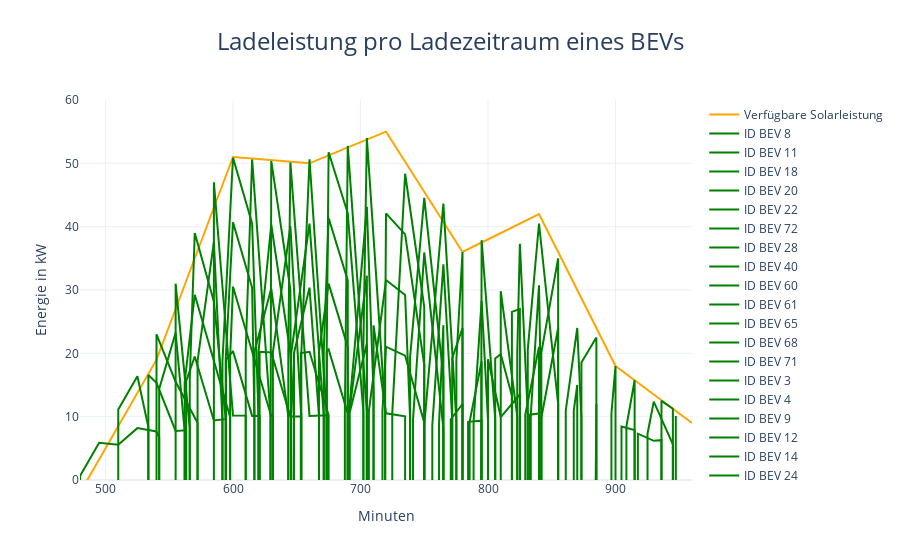

This figure's notebook cell:
### Code cell
figureGeneration.create_charging_power_figure(simulation_day, solarpeakleistung, bev_data, minute_interval)

### Figure 1 — Plotly figure (JSON) as saved in the notebook; plotly's stock layout.template omitted (floating-point values rounded to 4 significant figures)
{"data": [{"line": {"color": "orange"}, "name": "Verfügbare Solarleistung", "type": "scatter", "x": [480, 495, 510, 525, 540, 555, 570, 585, 600, 615, 630, 645, 660, 675, 690, 705, 720, 735, 750, 765, 780, 795, 810, 825, 840, 855, 870, 885, 900, 915, 930, 945, 960], "y": [-2, 3.25, 8.5, 13.75, 19, 27, 35, 43, 51, 50.75, 50.5, 50.25, 50, 51.25, 52.5, 53.75, 55, 50.25, 45.5, 40.75, 36, 37.5, 39, 40.5, 42, 36, 30, 24, 18, 15.75, 13.5, 11.25, 9]}, {"line": {"color": "green"}, "mode": "lines", "name": "ID BEV 8", "type": "scatter", "x": [480, 480, 495, 510, 525, 540, 542.1, 542.1], "y": [0, 0.62, 5.87, 5.56, 8.19, 7.667, 6.71, 0]}, {"line": {"color": "green"}, "mode": "lines", "name": "ID BEV 11", "type": "scatter", "x": [510, 510, 525, 533.6, 533.6], "y": [0, 11.12, 16.38, 8.38, 0]}, {"line": {"color": "green"}, "mode": "lines", "name": "ID BEV 18", "type": "scatter", "x": [533.6, 533.6, 540, 555, 563.3, 563.3], "y": [0, 16.57, 15.33, 7.75, 7.85, 0]}, {"line": {"color": "green"}, "mode": "lines", "name": "ID BEV 20", "type": "scatter", "x": [540, 540, 555, 570, 572.2, 572.2], "y": [0, 23, 15.5, 9.75, 9.045, 0]}, {"line": {"color": "green"}, "mode": "lines", "name": "ID BEV 22", "type": "scatter", "x": [542.1, 542.1, 555, 562.1, 562.1], "y": [0, 14.38, 23.25, 7.697, 0]}, {"line": {"color": "green"}, "mode": "lines", "name": "ID BEV 72", "type": "scatter", "x": [555, 555, 566.1, 566.1], "y": [0, 31, 8.227, 0]}, {"line": {"color": "green"}, "mode": "lines", "name": "ID BEV 28", "type": "scatter", "x": [563.3, 563.3, 570, 585, 594.5, 594.5], "y": [0, 15.6, 19.5, 9.4, 9.614, 0]}, {"line": {"color": "green"}, "mode": "lines", "name": "ID BEV 40", "type": "scatter", "x": [562.1, 562.1, 570, 585, 597.7, 597.7], "y": [0, 15.45, 29.25, 18.8, 9.958, 0]}, {"line": {"color": "green"}, "mode": "lines", "name": "ID BEV 60", "type": "scatter", "x": [566.1, 566.1, 570, 585, 594.3, 594.3], "y": [0, 15.98, 39, 28.2, 9.59, 0]}, {"line": {"color": "green"}, "mode": "lines", "name": "ID BEV 61", "type": "scatter", "x": [572.2, 572.2, 585, 591.7, 591.7], "y": [0, 18.8, 37.6, 9.318, 0]}, {"line": {"color": "green"}, "mode": "lines", "name": "ID BEV 65", "type": "scatter", "x": [585, 585, 600, 610.0, 610.0], "y": [0, 47, 10.18, 10.17, 0]}, {"line": {"color": "green"}, "mode": "lines", "name": "ID BEV 68", "type": "scatter", "x": [594.5, 594.5, 600, 615, 620.9, 620.9], "y": [0, 19.01, 20.35, 10.12, 10.13, 0]}, {"line": {"color": "green"}, "mode": "lines", "name": "ID BEV 71", "type": "scatter", "x": [597.7, 597.7, 600, 615, 630, 631.3, 631.3], "y": [0, 19.36, 30.53, 20.25, 10.08, 10.1, 0]}, {"line": {"color": "green"}, "mode": "lines", "name": "ID BEV 3", "type": "scatter", "x": [594.3, 594.3, 600, 615, 616.8, 616.8], "y": [0, 18.99, 40.7, 30.37, 10.14, 0]}, {"line": {"color": "green"}, "mode": "lines", "name": "ID BEV 4", "type": "scatter", "x": [591.7, 591.7, 600, 615, 620.0, 620.0], "y": [0, 18.72, 50.88, 40.5, 10.13, 0]}, {"line": {"color": "green"}, "mode": "lines", "name": "ID BEV 9", "type": "scatter", "x": [610.0, 610.0, 615, 629.4, 629.4], "y": [0, 20.34, 50.62, 10.1, 0]}, {"line": {"color": "green"}, "mode": "lines", "name": "ID BEV 12", "type": "scatter", "x": [620.9, 620.9, 630, 645, 653.3, 653.3], "y": [0, 20.25, 20.15, 10.02, 10.02, 0]}, {"line": {"color": "green"}, "mode": "lines", "name": "ID BEV 14", "type": "scatter", "x": [616.8, 616.8, 630, 643.4, 643.4], "y": [0, 20.27, 30.23, 10.06, 0]}, {"line": {"color": "green"}, "mode": "lines", "name": "ID BEV 24", "type": "scatter", "x": [620.0, 620.0, 630, 645, 647.8, 647.8], "y": [0, 20.26, 40.3, 20.05, 10.04, 0]}, {"line": {"color": "green"}, "mode": "lines", "name": "ID BEV 26", "type": "scatter", "x": [629.4, 629.4, 630, 645, 645.7, 645.7], "y": [0, 20.23, 50.38, 30.07, 10.05, 0]}, {"line": {"color": "green"}, "mode": "lines", "name": "ID BEV 42", "type": "scatter", "x": [631.3, 631.3, 645, 653.6, 653.6], "y": [0, 20.17, 40.1, 10.02, 0]}, {"line": {"color": "green"}, "mode": "lines", "name": "ID BEV 66", "type": "scatter", "x": [643.4, 643.4, 645, 660, 673.5, 673.5], "y": [0, 20.13, 50.12, 10.12, 10.23, 0]}, {"line": {"color": "green"}, "mode": "lines", "name": "ID BEV 69", "type": "scatter", "x": [653.3, 653.3, 660, 675, 675], "y": [0, 20.05, 20.25, 10.25, 0]}, {"line": {"color": "green"}, "mode": "lines", "name": "ID BEV 73", "type": "scatter", "x": [647.8, 647.8, 660, 667.4, 667.4], "y": [0, 20.06, 30.37, 10.12, 0]}, {"line": {"color": "green"}, "mode": "lines", "name": "ID BEV 74", "type": "scatter", "x": [645.7, 645.7, 660, 671.2, 671.2], "y": [0, 20.07, 40.5, 10.19, 0]}, {"line": {"color": "green"}, "mode": "lines", "name": "ID BEV 2", "type": "scatter", "x": [653.6, 653.6, 660, 673.5, 673.5], "y": [0, 20.05, 50.62, 10.23, 0]}, {"line": {"color": "green"}, "mode": "lines", "name": "ID BEV 5", "type": "scatter", "x": [673.5, 673.5, 675, 690, 690], "y": [0, 20.35, 20.63, 10.5, 0]}, {"line": {"color": "green"}, "mode": "lines", "name": "ID BEV 27", "type": "scatter", "x": [667.4, 667.4, 675, 690, 690], "y": [0, 20.25, 31.0, 21, 0]}, {"line": {"color": "green"}, "mode": "lines", "name": "ID BEV 36", "type": "scatter", "x": [671.2, 671.2, 675, 690, 690], "y": [0, 20.31, 41.38, 31.5, 0]}, {"line": {"color": "green"}, "mode": "lines", "name": "ID BEV 41", "type": "scatter", "x": [673.5, 673.5, 675, 690, 702.3, 702.3], "y": [0, 20.35, 51.75, 42.12, 10.7, 0]}, {"line": {"color": "green"}, "mode": "lines", "name": "ID BEV 38", "type": "scatter", "x": [687.7, 687.7, 690, 705, 705], "y": [0, 10.38, 52.75, 10.75, 0]}, {"line": {"color": "green"}, "mode": "lines", "name": "ID BEV 0", "type": "scatter", "x": [691.5, 691.5, 705, 705], "y": [0, 10.62, 21.5, 0]}, {"line": {"color": "green"}, "mode": "lines", "name": "ID BEV 54", "type": "scatter", "x": [691.2, 691.2, 705, 705], "y": [0, 10.62, 32.25, 0]}, {"line": {"color": "green"}, "mode": "lines", "name": "ID BEV 57", "type": "scatter", "x": [690.9, 690.9, 705, 710.2, 710.2], "y": [0, 10.62, 43.13, 13.55, 0]}, {"line": {"color": "green"}, "mode": "lines", "name": "ID BEV 55", "type": "scatter", "x": [702.3, 702.3, 705, 719.4, 719.4], "y": [0, 21.33, 54.0, 10.99, 0]}, {"line": {"color": "green"}, "mode": "lines", "name": "ID BEV 52", "type": "scatter", "x": [710.2, 710.2, 720, 735, 735], "y": [0, 24.42, 10.52, 10.05, 0]}, {"line": {"color": "green"}, "mode": "lines", "name": "ID BEV 53", "type": "scatter", "x": [717.2, 717.2, 720, 735, 750, 750], "y": [0, 10.88, 21.05, 19.63, 9.1, 0]}, {"line": {"color": "green"}, "mode": "lines", "name": "ID BEV 63", "type": "scatter", "x": [706.6, 706.6, 720, 735, 738.9, 738.9], "y": [0, 10.88, 31.57, 29.2, 9.804, 0]}, {"line": {"color": "green"}, "mode": "lines", "name": "ID BEV 64", "type": "scatter", "x": [719.4, 719.4, 720, 735, 750, 750], "y": [0, 21.87, 42.1, 38.78, 18.2, 0]}, {"line": {"color": "green"}, "mode": "lines", "name": "ID BEV 62", "type": "scatter", "x": [724.9, 724.9, 735, 750, 750], "y": [0, 10.52, 48.35, 27.3, 0]}, {"line": {"color": "green"}, "mode": "lines", "name": "ID BEV 50", "type": "scatter", "x": [741.2, 741.2, 750, 765, 765], "y": [0, 9.576, 35.92, 8.15, 0]}, {"line": {"color": "green"}, "mode": "lines", "name": "ID BEV 1", "type": "scatter", "x": [738.9, 738.9, 750, 765, 765], "y": [0, 19.38, 44.55, 16.3, 0]}, {"line": {"color": "green"}, "mode": "lines", "name": "ID BEV 51", "type": "scatter", "x": [761.5, 761.5, 765, 765], "y": [0, 8.624, 24.45, 0]}, {"line": {"color": "green"}, "mode": "lines", "name": "ID BEV 58", "type": "scatter", "x": [756.3, 756.3, 765, 771.9, 771.9], "y": [0, 8.624, 34.05, 9.637, 0]}, {"line": {"color": "green"}, "mode": "lines", "name": "ID BEV 48", "type": "scatter", "x": [750, 750, 765, 775.2, 775.2], "y": [0, 8.624, 43.64, 9.38, 0]}, {"line": {"color": "green"}, "mode": "lines", "name": "ID BEV 46", "type": "scatter", "x": [770.8, 770.8, 780, 780], "y": [0, 9.595, 12, 0]}, {"line": {"color": "green"}, "mode": "lines", "name": "ID BEV 47", "type": "scatter", "x": [771.9, 771.9, 780, 780], "y": [0, 19.23, 24, 0]}, {"line": {"color": "green"}, "mode": "lines", "name": "ID BEV 43", "type": "scatter", "x": [775.2, 775.2, 780, 780], "y": [0, 18.98, 36, 0]}, {"line": {"color": "green"}, "mode": "lines", "name": "ID BEV 34", "type": "scatter", "x": [784.4, 784.4, 795, 795], "y": [0, 9.188, 9.375, 0]}, {"line": {"color": "green"}, "mode": "lines", "name": "ID BEV 37", "type": "scatter", "x": [785.6, 785.6, 795, 795], "y": [0, 9.188, 18.75, 0]}, {"line": {"color": "green"}, "mode": "lines", "name": "ID BEV 44", "type": "scatter", "x": [788.7, 788.7, 795, 800.0, 800.0], "y": [0, 9.188, 28.31, 9.5, 0]}, {"line": {"color": "green"}, "mode": "lines", "name": "ID BEV 45", "type": "scatter", "x": [794.6, 794.6, 795, 805.7, 805.7], "y": [0, 9.188, 37.88, 9.643, 0]}, {"line": {"color": "green"}, "mode": "lines", "name": "ID BEV 30", "type": "scatter", "x": [800.0, 800.0, 810, 825, 825], "y": [0, 19.06, 9.938, 13.5, 0]}, {"line": {"color": "green"}, "mode": "lines", "name": "ID BEV 39", "type": "scatter", "x": [805.7, 805.7, 810, 818.8, 818.8], "y": [0, 19.2, 19.88, 13.29, 0]}, {"line": {"color": "green"}, "mode": "lines", "name": "ID BEV 35", "type": "scatter", "x": [818.8, 818.8, 825, 825], "y": [0, 26.54, 27, 0]}, {"line": {"color": "green"}, "mode": "lines", "name": "ID BEV 70", "type": "scatter", "x": [810, 810, 822.9, 822.9], "y": [0, 29.81, 10.07, 0]}, {"line": {"color": "green"}, "mode": "lines", "name": "ID BEV 56", "type": "scatter", "x": [822.9, 822.9, 825, 831.2, 831.2], "y": [0, 20.01, 37.31, 10.28, 0]}, {"line": {"color": "green"}, "mode": "lines", "name": "ID BEV 29", "type": "scatter", "x": [832.8, 832.8, 840, 840], "y": [0, 10.31, 10.5, 0]}, {"line": {"color": "green"}, "mode": "lines", "name": "ID BEV 32", "type": "scatter", "x": [829.2, 829.2, 840, 840], "y": [0, 10.31, 21, 0]}, {"line": {"color": "green"}, "mode": "lines", "name": "ID BEV 33", "type": "scatter", "x": [833.5, 833.5, 840, 841.8, 841.8], "y": [0, 10.31, 30.75, 10.32, 0]}, {"line": {"color": "green"}, "mode": "lines", "name": "ID BEV 59", "type": "scatter", "x": [831.2, 831.2, 840, 855, 855], "y": [0, 20.59, 40.5, 12, 0]}, {"line": {"color": "green"}, "mode": "lines", "name": "ID BEV 16", "type": "scatter", "x": [841.8, 841.8, 855, 855], "y": [0, 9.75, 24, 0]}, {"line": {"color": "green"}, "mode": "lines", "name": "ID BEV 31", "type": "scatter", "x": [841.8, 841.8, 855, 855], "y": [0, 20.07, 35, 0]}, {"line": {"color": "green"}, "mode": "lines", "name": "ID BEV 23", "type": "scatter", "x": [867.3, 867.3, 870, 870], "y": [0, 11, 15, 0]}, {"line": {"color": "green"}, "mode": "lines", "name": "ID BEV 25", "type": "scatter", "x": [861.0, 861.0, 870, 873.3, 873.3], "y": [0, 11, 24, 9.563, 0]}, {"line": {"color": "green"}, "mode": "lines", "name": "ID BEV 19", "type": "scatter", "x": [884.5, 884.5, 885, 885], "y": [0, 9, 12, 0]}, {"line": {"color": "green"}, "mode": "lines", "name": "ID BEV 21", "type": "scatter", "x": [873.3, 873.3, 885, 885], "y": [0, 18.56, 22.5, 0]}, {"line": {"color": "green"}, "mode": "lines", "name": "ID BEV 17", "type": "scatter", "x": [896.8, 896.8, 900, 900], "y": [0, 10.5, 18, 0]}, {"line": {"color": "green"}, "mode": "lines", "name": "ID BEV 13", "type": "scatter", "x": [904.7, 904.7, 915, 915], "y": [0, 8.44, 7.875, 0]}, {"line": {"color": "green"}, "mode": "lines", "name": "ID BEV 15", "type": "scatter", "x": [908.5, 908.5, 915, 915], "y": [0, 8.44, 15.75, 0]}, {"line": {"color": "green"}, "mode": "lines", "name": "ID BEV 7", "type": "scatter", "x": [917.5, 917.5, 930, 936.1, 936.1], "y": [0, 7.31, 6.19, 6.295, 0]}, {"line": {"color": "green"}, "mode": "lines", "name": "ID BEV 10", "type": "scatter", "x": [925.1, 925.1, 930, 945, 945], "y": [0, 7.31, 12.38, 5.625, 0]}, {"line": {"color": "green"}, "mode": "lines", "name": "ID BEV 67", "type": "scatter", "x": [936.1, 936.1, 945, 945], "y": [0, 12.48, 11.25, 0]}, {"line": {"color": "green"}, "mode": "lines", "name": "ID BEV 6", "type": "scatter", "x": [947.3, 947.3, 947.3], "y": [0, 10.12, 0]}], "layout": {"title": {"font": {"size": 24}, "text": "Ladeleistung pro Ladezeitraum eines BEVs", "x": 0.5, "xanchor": "center"}, "xaxis": {"range": [480, 960], "showgrid": true, "title": {"text": "Minuten"}}, "yaxis": {"range": [0, 60], "title": {"text": "Energie in kW"}}}}
